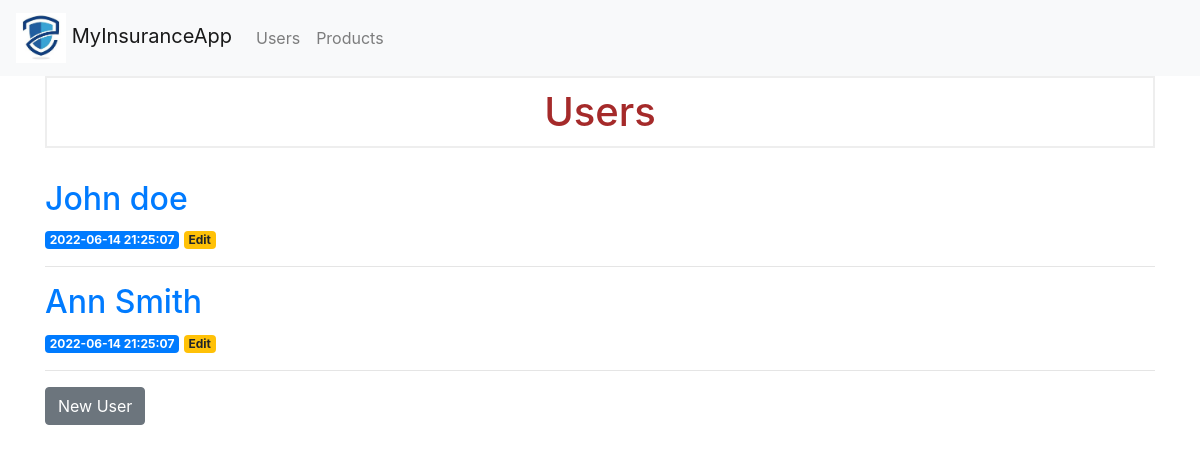
The app's page /users/, older data.
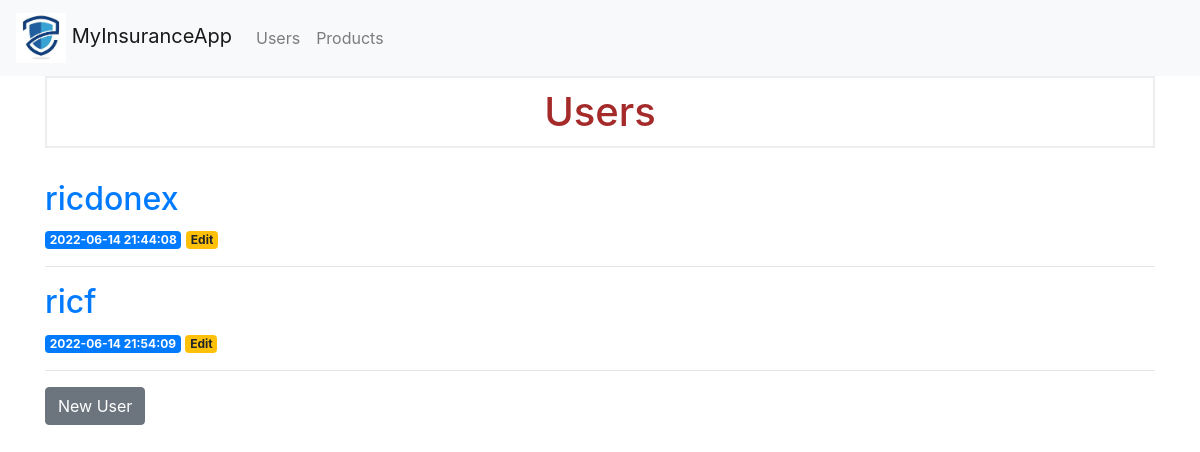
The same page, newer data.
### tables this page shows
CREATE TABLE users (
    id INTEGER PRIMARY KEY AUTOINCREMENT,
    created TIMESTAMP DEFAULT CURRENT_TIMESTAMP,
    fullname TEXT NOT NULL,
    email TEXT NOT NULL,
    birthdate TIMESTAMP ,
    country TEXT ,
    city TEXT ,
    address TEXT, 
    password TEXT
);

### project/controllers/web/user_controller.py (the view)
@app.route('/users/')
def users():
    users = get_users()
    return render_template('user/users.html', users=users)

### project/persistence/__init__.py (called while the page is built)
def dict_factory(cursor, row):
    d = {}
    for idx, col in enumerate(cursor.description):
        d[col[0]] = row[idx]
    return d

def get_db_connection():
    conn = sqlite3.connect('./database/database.db')
    conn.row_factory = dict_factory
    return conn

### project/persistence/users_dao.py (called while the page is built)
def get_users():
    conn = get_db_connection()
    users = conn.execute('SELECT * FROM users').fetchall()
    conn.close()
    return users

### project/templates/user/users.html
{% extends '/base.html' %}
{% block content %}
<h1>{% block title %} Users {% endblock %}</h1>
<br>
{% for user in users %}
<a href="{{ url_for('user', user_id=user['id']) }}">
    <h2>{{ user['fullname'] }}</h2>
</a>
<span class="badge badge-primary">{{ user['created'] }}</span>
<a href="{{ url_for('edituser', id=user['id']) }}">
    <span class="badge badge-warning">Edit</span>
</a>
<hr> {% endfor %}
<a class="btn btn-secondary" href="{{url_for('createuser')}}">New User</a>
{% endblock %}

### project/templates/base.html (shortened to what this page needs)
<!doctype html>
<html lang="en">
<head>
    <link rel="stylesheet" href="https://stackpath.bootstrapcdn.com/bootstrap/4.3.1/css/bootstrap.min.css"
>
    <link rel="stylesheet" href="/static/css/style.css">
</head>
<body>
    <nav class="navbar navbar-expand-md navbar-light bg-light">
        <a class="navbar-brand" href="{{ url_for('index')}}">
            <img class="logo" src="/static/imgs/logo.jpg" alt="">
            MyInsuranceApp
        </a>
        <div class="collapse navbar-collapse" id="navbarNav">
            <ul class="navbar-nav">
                <li class="nav-item">
                    <a class="nav-link" href="{{url_for('users')}}">Users</a>
                </li>
                <li class="nav-item">
                    <a class="nav-link" href="{{url_for('products')}}">Products</a>
                </li>
            </ul>
        </div>
    </nav>
    <div class="container">
         {% block content %} {% endblock %}
    </div>
</body>
</html>

### project/static/css/style.css (style rules this page uses)
h1 { border: 2px #eee solid; color: brown; text-align: center; padding: 10px; }
.logo { width: 50px; }

Row changes from the older to the newer data that the page shows:
removed users: fullname "John doe", created "2022-06-14 21:25:07"
removed users: fullname "Ann Smith", created "2022-06-14 21:25:07"
added users: fullname "ricdonex", created "2022-06-14 21:44:08"
added users: fullname "ricf", created "2022-06-14 21:54:09"
